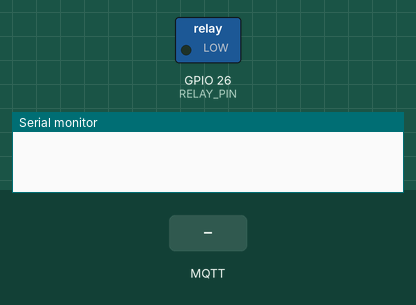
This sketch was run on a simulated ESP32. On the bench: switched loads named in the sketch (green lamp = pin HIGH), the last lines printed to the serial monitor. Inputs (shaded band) come from the test bench. WiFi joins after 1.5 s; servers stay silent unless stated; no MQTT or app messages arrive unless stated.

Above: at 1.2 s.
1.3 s: MQTT message "PUMP_ON" arrives on the first subscribed topic
At 1.9 s:
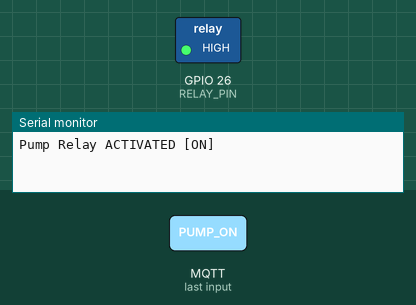
2.8 s: MQTT message "PUMP_OFF" arrives on the first subscribed topic
At 3.1 s:
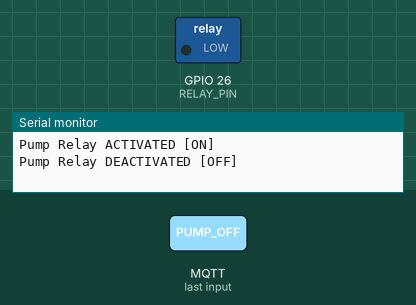
Timing chart, 0 to 5.8 s (numbered marks = the images above; inputs shaded):
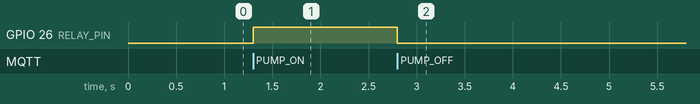

The sketch:

esp32_relay_pump.ino
```cpp
/*
 * AgriSense AI - ESP32 12V Drip Irrigation Relay Pump Controller
 */

#include <WiFi.h>
#include <PubSubClient.h>

const char* ssid = "AgriSense_Farm_Mesh";
const char* password = "SmartFarmingKey2026";
const char* mqtt_server = "broker.hivemq.com";

#define RELAY_PIN 26

WiFiClient espClient;
PubSubClient client(espClient);

void callback(char* topic, byte* payload, unsigned int length) {
  String message = "";
  for (int i = 0; i < length; i++) {
    message += (char)payload[i];
  }

  if (message == "PUMP_ON") {
    digitalWrite(RELAY_PIN, HIGH);
    Serial.println("Pump Relay ACTIVATED [ON]");
  } else if (message == "PUMP_OFF") {
    digitalWrite(RELAY_PIN, LOW);
    Serial.println("Pump Relay DEACTIVATED [OFF]");
  }
}

void setup() {
  Serial.begin(115200);
  pinMode(RELAY_PIN, OUTPUT);
  digitalWrite(RELAY_PIN, LOW);

  WiFi.begin(ssid, password);
  client.setServer(mqtt_server, 1883);
  client.setCallback(callback);
}

void loop() {
  if (!client.connected()) {
    if (client.connect("ESP32_PumpRelay_01")) {
      client.subscribe("agrisense/esp32/pump/control");
    }
  }
  client.loop();
}
```

Measured:
- after the input at 1.3 s, GPIO 26 (RELAY_PIN): LOW → HIGH at once
- after the input at 2.8 s, GPIO 26 (RELAY_PIN): HIGH → LOW at once
